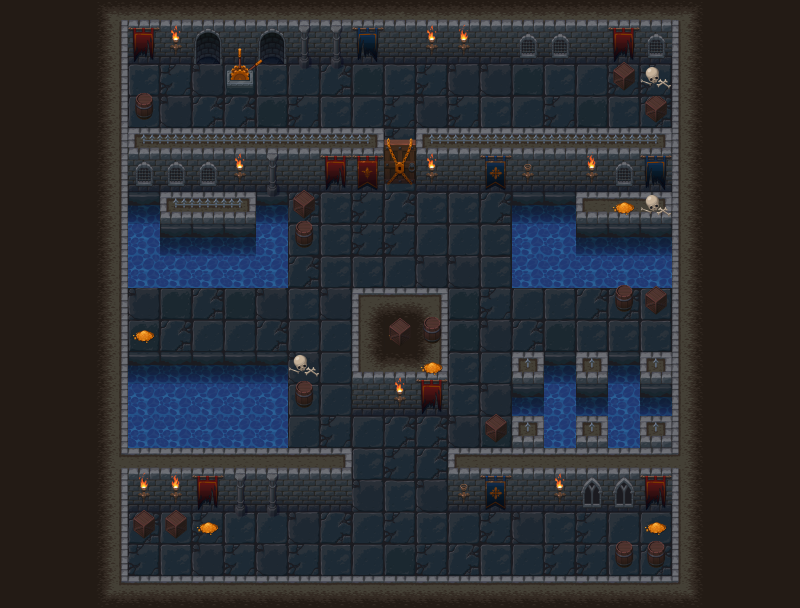

A level layout from a 2D game, rendered from its tile map. Below: a short description, then the map file with tile-grid data replaced by summaries:
An orthogonal 25x19 tile map with 32x32 px tiles, 10 tile layers (bg, wall bg, floor object 1, floor object 2, ...) and 35 objects (23x collision, 6x water, door, key, 1, ...).

<map version="1.0" tiledversion="1.1.4" orientation="orthogonal" renderorder="right-down" width="25" height="19" tilewidth="32" tileheight="32" infinite="0" nextobjectid="73">
 <tileset firstgid="1" name="tiles" tilewidth="32" tileheight="32" tilecount="240" columns="10">
  <image source="tiles.png" width="320" height="768" />
 </tileset>
 <layer name="bg" width="25" height="19">
  <properties>
   <property name="bg" value="0" />
   <property name="tileset" value="tiles" />
  </properties>
  <data>[475 cells, 435 non-empty, 34 distinct tile ids]</data>
 </layer>
 <layer name="wall bg" width="25" height="19">
  <properties>
   <property name="bg" value="0" />
   <property name="tileset" value="tiles" />
  </properties>
  <data>[475 cells, 65 non-empty, 21 distinct tile ids]</data>
 </layer>
 <layer name="floor object 1" width="25" height="19">
  <properties>
   <property name="bg" value="0" />
   <property name="tileset" value="tiles" />
  </properties>
  <data>[475 cells, 26 non-empty, 6 distinct tile ids]</data>
 </layer>
 <layer name="floor object 2" width="25" height="19">
  <properties>
   <property name="bg" value="0" />
   <property name="tileset" value="tiles" />
  </properties>
  <data>[475 cells, 7 non-empty, 3 distinct tile ids]</data>
 </layer>
 <layer name="switchoff" width="25" height="19">
  <properties>
   <property name="switchoff" value="2" />
   <property name="tileset" value="tiles" />
  </properties>
  <data>[475 cells, 4 non-empty, 4 distinct tile ids]</data>
 </layer>
 <layer name="door close 1" width="25" height="19">
  <properties>
   <property name="doorClosed" value="1" />
   <property name="tileset" value="tiles" />
  </properties>
  <data>[475 cells, 2 non-empty, 2 distinct tile ids]</data>
 </layer>
 <objectgroup name="door">
  <properties>
   <property name="door" value="1" />
  </properties>
  <object id="50" name="1" type="door" x="384.5" y="139" width="31.5" height="52">
   <properties>
    <property name="need" value="key1" />
   </properties>
  </object>
 </objectgroup>
 <layer name="switchon" width="25" height="19">
  <properties>
   <property name="switchon" value="2" />
   <property name="tileset" value="tiles" />
  </properties>
  <data>[475 cells, 2 non-empty, 2 distinct tile ids]</data>
 </layer>
 <layer name="fg" width="25" height="19">
  <properties>
   <property name="fg" value="1" />
   <property name="tileset" value="tiles" />
  </properties>
  <data>[475 cells, 40 non-empty, 9 distinct tile ids]</data>
 </layer>
 <objectgroup name="item">
  <properties>
   <property name="item" value="q" />
  </properties>
  <object id="45" name="key1" type="key" gid="119" x="641.5" y="353" width="29.6347" height="32">
   <properties>
    <property name="from" value="key1" />
   </properties>
  </object>
 </objectgroup>
 <objectgroup name="door openarea">
  <properties>
   <property name="opendoor" value="1" />
  </properties>
  <object id="51" name="1" x="372" y="191" width="59.5" height="34" />
 </objectgroup>
 <objectgroup name="itemchoose">
  <properties>
   <property name="itemchoose" value="q" />
  </properties>
  <object id="44" name="key1" x="609" y="308" width="61" height="42" />
 </objectgroup>
 <layer name="wall fg" width="25" height="19">
  <properties>
   <property name="fg" value="1" />
   <property name="tileset" value="tiles" />
  </properties>
  <data>[475 cells, 9 non-empty, 7 distinct tile ids]</data>
 </layer>
 <layer name="floor object fg" width="25" height="19">
  <properties>
   <property name="fg" value="1" />
   <property name="tileset" value="tiles" />
  </properties>
  <data>[475 cells, 5 non-empty, 2 distinct tile ids]</data>
 </layer>
 <objectgroup name="open switch">
  <object id="37" type="opensw" x="192" y="52" width="96" height="76" />
 </objectgroup>
 <objectgroup name="character">
  <object id="1" name="princess" type="player" x="169.813" y="555.839" width="10.5375" height="12.5353">
   <ellipse />
  </object>
 </objectgroup>
 <objectgroup name="collision">
  <object id="2" type="collision" x="94.8956" y="0" width="610.329" height="51.9429" />
  <object id="3" type="collision" x="0" y="52.9418" width="128" height="552.392" />
  <object id="4" type="collision" x="672" y="52.0132" width="128" height="554.39" />
  <object id="5" type="collision" x="609.33" y="52.9418" width="62.9308" height="42.9528" />
  <object id="9" type="collision" x="129.857" y="96" width="32" height="18" />
  <object id="10" type="collision" x="352" y="320" width="96" height="82" />
  <object id="11" type="collision" x="288" y="352" width="32" height="50" />
  <object id="12" type="collision" x="128" y="512" width="96" height="18" />
  <object id="17" type="collision" x="416" y="160" width="223.92" height="32" />
  <object id="19" type="collision" x="288" y="160" width="32" height="82" />
  <object id="20" type="collision" x="320" y="160" width="64" height="32" />
  <object id="21" type="collision" x="128" y="326.992" width="28" height="24.9989" />
  <object id="24" type="collision" x="288" y="480" width="64" height="32" />
  <object id="26" type="collision" x="448" y="480" width="64" height="32" />
  <object id="27" type="collision" x="480" y="418" width="32" height="64" />
  <object id="28" type="collision" x="640" y="512" width="32" height="64" />
  <object id="29" type="collision" x="608" y="544" width="32" height="32" />
  <object id="32" type="collision" x="225.515" y="54.768" width="30.6057" height="41.8814" />
  <object id="52" type="collision" x="513" y="449" width="159.5" height="62" />
  <object id="53" type="collision" x="128.5" y="451.973" width="159.5" height="59.5273" />
  <object id="54" type="collision" x="129" y="153.5" width="159.5" height="41" />
  <object id="57" type="collision" x="609" y="288" width="32" height="19.5" />
  <object id="61" type="collision" x="642" y="97.5" width="28" height="121" />
 </objectgroup>
 <objectgroup name="water">
  <object id="67" type="water" x="131.098" y="199.428" width="151.756" height="75.5302" />
  <object id="68" type="water" x="521.581" y="196.647" width="147.019" height="78.6885" />
  <object id="69" type="water" x="129.112" y="372.994" width="147.019" height="77.1094" />
  <object id="70" type="water" x="523.17" y="386.541" width="147.019" height="27.0141" />
  <object id="71" type="water" x="545.05" y="362.307" width="30.1923" height="21.4524" />
  <object id="72" type="water" x="608.613" y="362.705" width="30.1923" height="21.4524" />
 </objectgroup>
</map>
